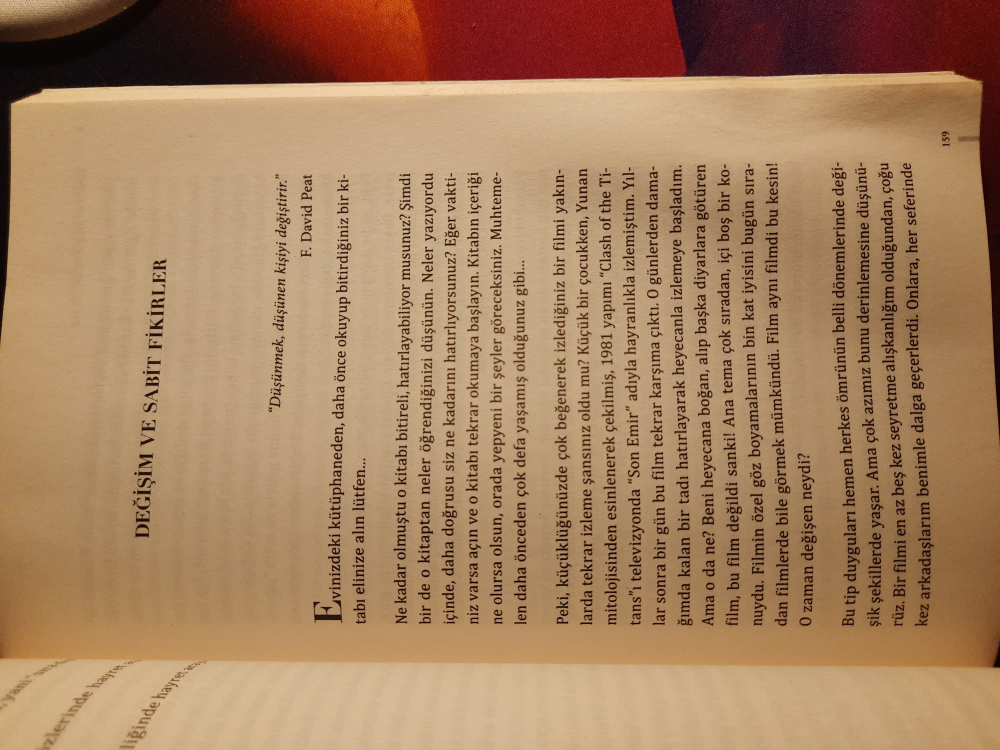
%> input picture 139.jpg, 4000 x 3000 px (shown at 1/4 size)
$ octave MATLAB-Image-Transformations.m   (GNU Octave 9; MATLAB toolbox functions it lacks are replaced by stand-ins)
%> lines starting %> are read from the running program, lines starting %| are printed output that depends on the picture
clear all
imGray=imread("139.jpg");
imshow(imGray);

%Use rgb2gray() method to
%convert the 24-bit image to a gray scale.
%1
GrayScale=rgb2gray(imGray);
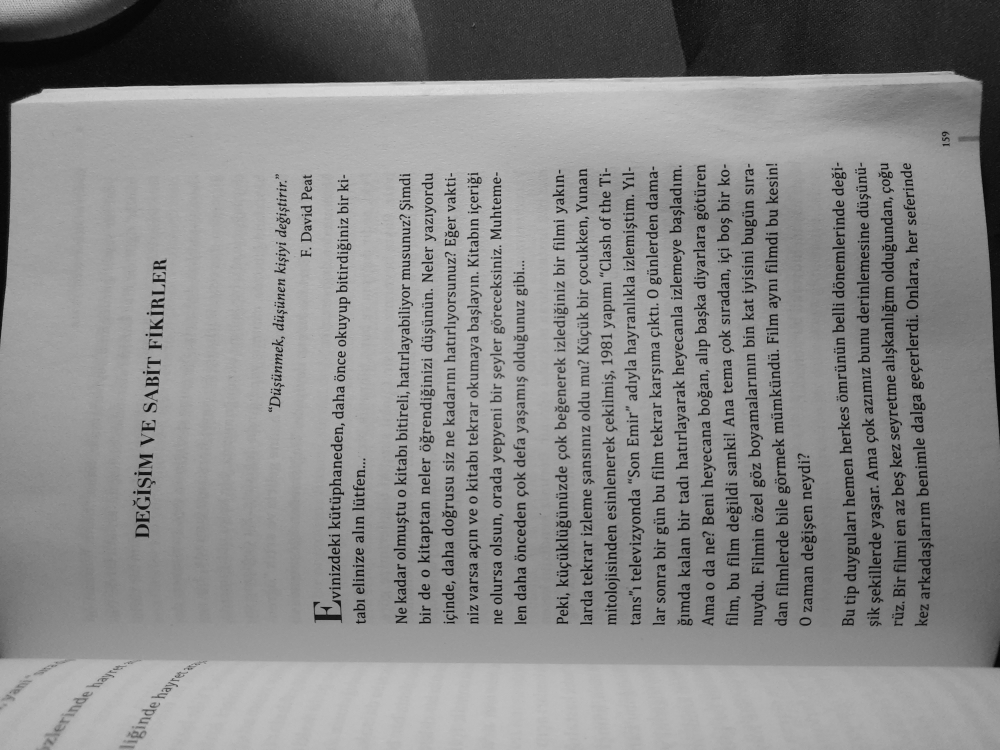
%> GrayScale: size 3000x4000 uint8 (shown at 1/4 size); min 1, max 233, mean 136.5
figure
imshow(GrayScale);

%Rotate the image 75 degrees using the “bilinear” interpolation.
% Use imrotate() method
%2
imRot=imrotate(GrayScale,75,"bilinear");
figure
imshow(imRot);

%Scale the output image by factor "0.25”.
% Use imresize() method.
%3
imRes=imresize(GrayScale,0.25);
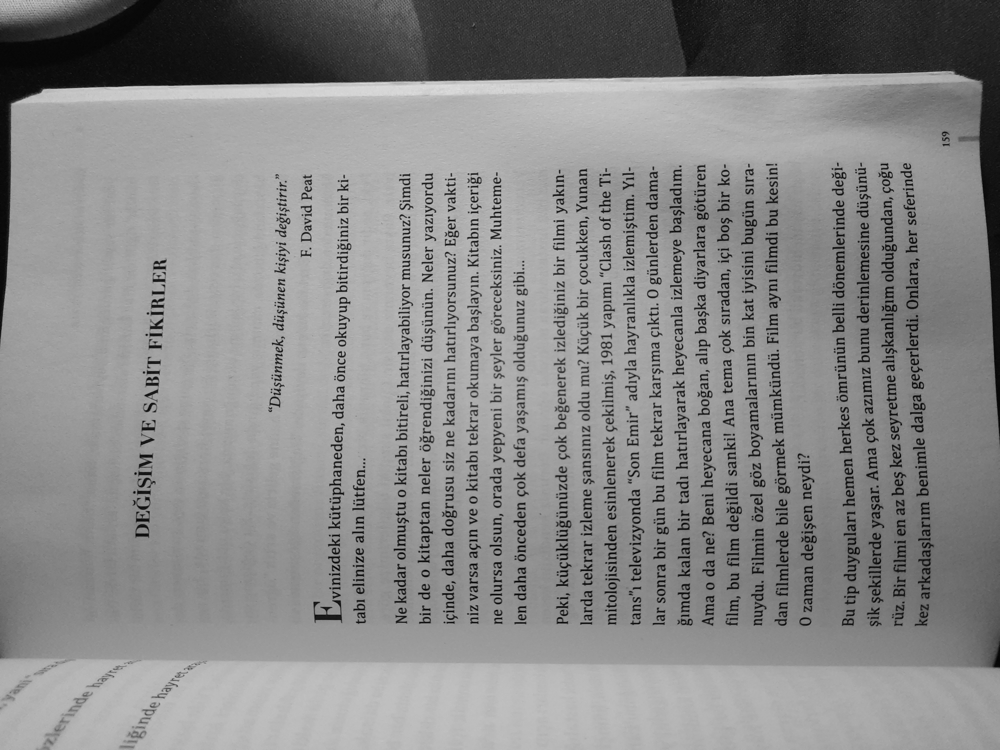
%> imRes: size 750x1000 uint8; min 1, max 222, mean 136.5
figure
imshow(imRes);

%Apply the histogram equalization operation to the output image of Step 3.
% Use histeq() method.
%4
imH=histeq(imRes);
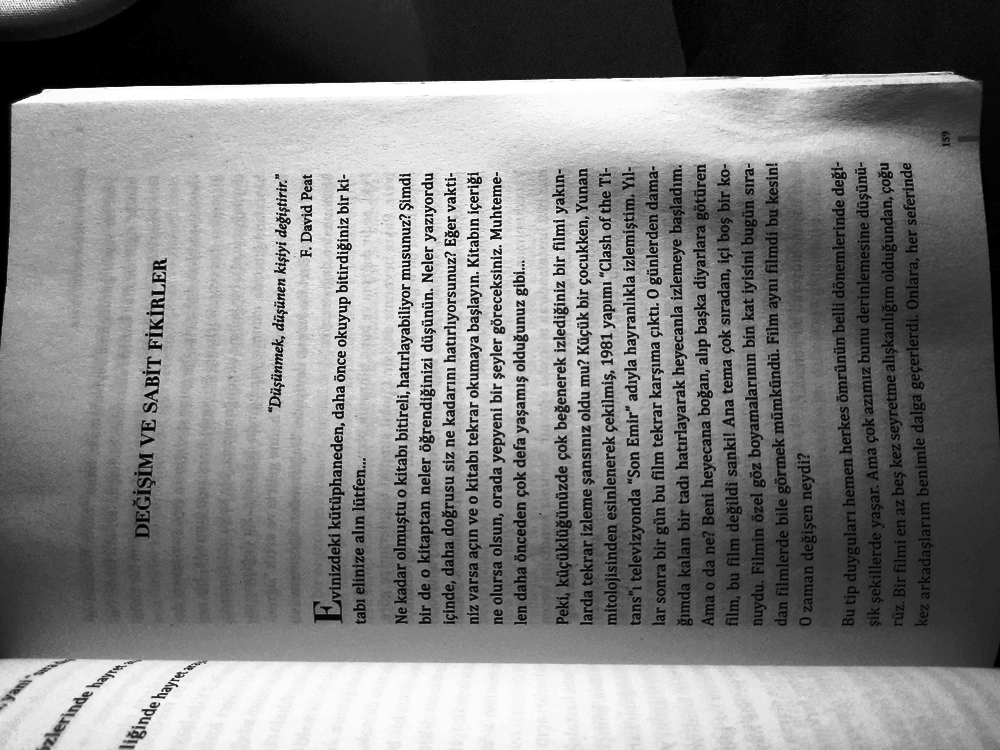
%> imH: size 750x1000 uint8; min 0, max 255, mean 126.8
figure
imshow(imH);
